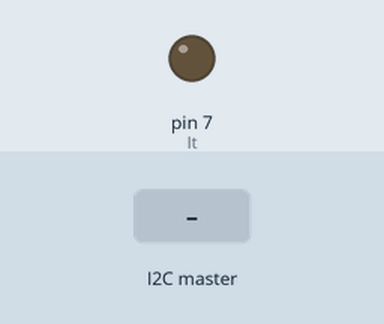
The sketch below on a simulated Arduino Uno, built with avr-gcc and run on an emulated ATmega328P. Parts: output pins drawn as LEDs (lit = HIGH). Inputs (shaded band) come from the test bench. What the sketch prints to the serial monitor is not drawn.

Above: at 0.05 s.
At 1.2 s:
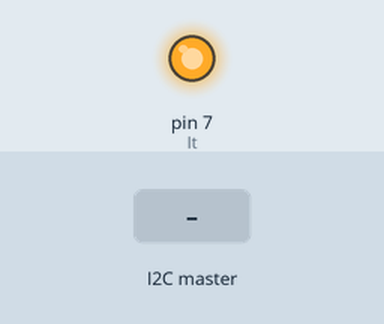
1.3 s: the I2C master sends the byte 1
Timing chart, 0 to 4.3 s (numbered marks = the images above; inputs shaded):
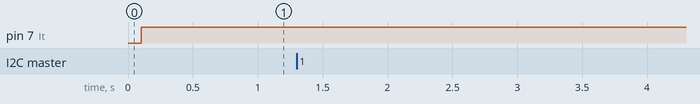

The sketch:

I2C_Client.ino
```cpp
// I2C client

#include <Wire.h>

byte x;

void setup() {
  Wire.begin(8);                // join i2c bus with address #8
  Wire.onReceive(receiveEvent); // register event
  Serial.begin(9600);           // start serial for output
  Serial.println("I2C peripheral Arduino Uno started ...");
}

void loop() {
  delay(100);
  pinMode(7, OUTPUT); // It's very IMPORTANT for relay
  digitalWrite(7, HIGH);    // Turn ON relay that is responsible for the load in general
}

// function that executes whenever data is received from master
// this function is registered as an event, see setup()
void receiveEvent(int howMany)
{
  x = Wire.read();    // receives byte: flag0          counterLights: we send 2)two) portions of data - 4 bytes each
  Serial.println(x);      // print the integer
  x = Wire.read();    // receives three bytes of k0
  Serial.print(x);      // print the integer
  x = Wire.read();    // receives byte
  Serial.print(x);      // print the integer
  x = Wire.read();    // receives byte
  Serial.println(x);      // print the integer
}
```

Measured:
- after the input at 1.3 s, every drawn part: stays the same
